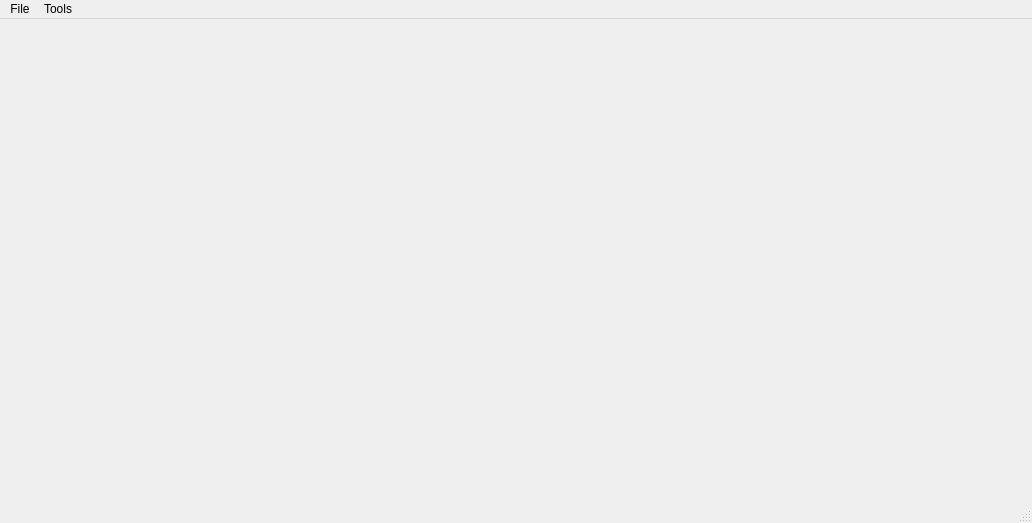
<?xml version="1.0" encoding="UTF-8"?>
<ui version="4.0">
 <class>widget</class>
 <widget class="QMainWindow" name="widget">
  <property name="geometry">
   <rect>
    <x>0</x>
    <y>0</y>
    <width>1032</width>
    <height>523</height>
   </rect>
  </property>
  <property name="sizePolicy">
   <sizepolicy hsizetype="Expanding" vsizetype="Expanding">
    <horstretch>0</horstretch>
    <verstretch>0</verstretch>
   </sizepolicy>
  </property>
  <property name="windowTitle">
   <string>widget</string>
  </property>
  <widget class="QWidget" name="centralWidget">
   <property name="sizePolicy">
    <sizepolicy hsizetype="Preferred" vsizetype="Preferred">
     <horstretch>0</horstretch>
     <verstretch>0</verstretch>
    </sizepolicy>
   </property>
   <property name="maximumSize">
    <size>
     <width>800</width>
     <height>554</height>
    </size>
   </property>
  </widget>
  <widget class="QMenuBar" name="menubar">
   <property name="geometry">
    <rect>
     <x>0</x>
     <y>0</y>
     <width>1032</width>
     <height>23</height>
    </rect>
   </property>
   <widget class="QMenu" name="menuFile">
    <property name="title">
     <string>File</string>
    </property>
    <addaction name="actionNew"/>
    <addaction name="actionOpen"/>
   </widget>
   <widget class="QMenu" name="menuTools">
    <property name="title">
     <string>Tools</string>
    </property>
    <addaction name="actionPing"/>
    <addaction name="actionNmap"/>
    <addaction name="actionTraceroute"/>
    <addaction name="actionWhois"/>
    <addaction name="actionDig"/>
    <addaction name="actionSubfinder"/>
    <addaction name="actionDnsenum"/>
    <addaction name="actionFfuf"/>
   </widget>
   <addaction name="menuFile"/>
   <addaction name="menuTools"/>
  </widget>
  <widget class="QStatusBar" name="statusbar"/>
  <action name="actionNew">
   <property name="text">
    <string>New</string>
   </property>
  </action>
  <action name="actionOpen">
   <property name="text">
    <string>Open</string>
   </property>
  </action>
  <action name="actionPing">
   <property name="text">
    <string>Ping</string>
   </property>
  </action>
  <action name="actionNmap">
   <property name="text">
    <string>Nmap</string>
   </property>
  </action>
  <action name="actionTraceroute">
   <property name="text">
    <string>Traceroute</string>
   </property>
  </action>
  <action name="actionWhois">
   <property name="text">
    <string>Whois</string>
   </property>
  </action>
  <action name="actionDig">
   <property name="text">
    <string>Dig</string>
   </property>
  </action>
  <action name="actionSubfinder">
   <property name="text">
    <string>Subfinder</string>
   </property>
  </action>
  <action name="actionDnsenum">
   <property name="text">
    <string>Dnsenum</string>
   </property>
  </action>
  <action name="actionFfuf">
   <property name="text">
    <string>Ffuf</string>
   </property>
  </action>
 </widget>
 <resources/>
 <connections/>
</ui>
